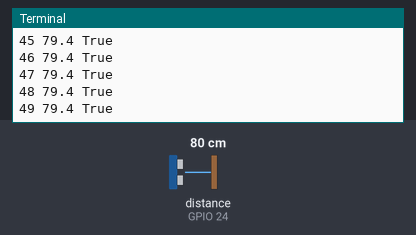
Simulated run of this program. Board: Raspberry Pi (BCM pin numbers). On the bench: the last lines printed to the terminal. The test bench sets the inputs (shaded band); at power-on: distance to the obstacle (sensor on GPIO 24) 80 cm. The echo pulse lasts 58.3 µs per cm; the clock reads 2024-03-15 10:24:30 at power-on unless the program sets it.

Above: at 5.0 s.
5.1 s: distance to the obstacle (sensor on GPIO 24) set to 2 cm
At 5.12 s:
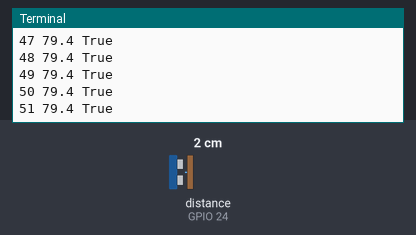
6.6 s: distance to the obstacle (sensor on GPIO 24) set to 4 cm
At 6.63 s:
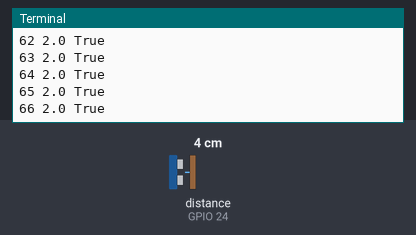
Timing chart, 0 to 9.6 s (numbered marks = the images above; inputs shaded):
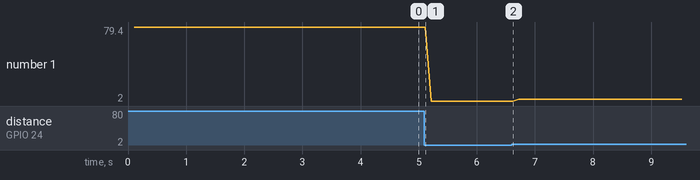

Measured:
- plotted number 1: 79.4 → 2 after the input at 5.1 s

The program:

range_sensor.py
```python
#!/usr/bin/env python

# HC_SR04.py
# 2015-08-06
# Public Domain
import time

import pigpio


class sensor:

    def __init__(self, pi, trigger, echo):

        self._pi = pi
        self._trig = trigger
        self._echo = echo

        self._tick = None
        self._distance = 0.0
        self._new = False

        pi.set_mode(self._trig, pigpio.OUTPUT)
        pi.set_mode(self._echo, pigpio.INPUT)

        self._cb = pi.callback(self._echo, pigpio.EITHER_EDGE, self._cbf)

    def _cbf(self, gpio, level, tick):

        if level == 1:
            self._tick = tick
        else:
            if self._tick is not None:
                ping = pigpio.tickDiff(self._tick, tick)
                self._distance = ping * 17015.0 / 1000000.0
                self._new = True

    def trigger(self):

        self._tick = None
        self._pi.gpio_trigger(self._trig, 10)

    def get_centimetres(self):

        new = self._new
        self._new = False
        return self._distance, new

    def cancel(self):

        self._cb.cancel()


if __name__ == "__main__":

    pi = pigpio.pi()

    sonar = sensor(pi, trigger=23, echo=24)

    end = time.time() + 1000.0

    r = 1
    while time.time() < end:
        sonar.trigger()
        time.sleep(0.1)
        cms, new = sonar.get_centimetres()
        print("{} {:.1f} {}".format(r, cms, new))
        r += 1

    sonar.cancel()

    pi.stop()

# import time
#
# import RPi.GPIO as GPIO
#
#
# class RangeSensor:
#
#     def __init__(self, trig=23, echo=24):
#         GPIO.setmode(GPIO.BCM)
#         self.TRIG = trig
#         self.ECHO = echo
#         GPIO.setup(self.TRIG, GPIO.OUT)
#         GPIO.setup(self.ECHO, GPIO.IN)
#         GPIO.output(self.TRIG, False)
#         print("Waiting For Sensor To Settle")
#         time.sleep(2)
#
#     def update(self):
#         time.sleep(0.1)
#         GPIO.output(self.TRIG, True)
#         time.sleep(0.00001)
#         GPIO.output(self.TRIG, False)
#         pulse_start = 0
#         pulse_end = 10
#         while GPIO.input(self.ECHO) == 0:
#             pulse_start = time.time()
#
#         while GPIO.input(self.ECHO) == 1:
#             pulse_end = time.time()
#         pulse_duration = pulse_end - pulse_start
#         distance = pulse_duration * 17150
#
#         return round(distance, 2)
```
